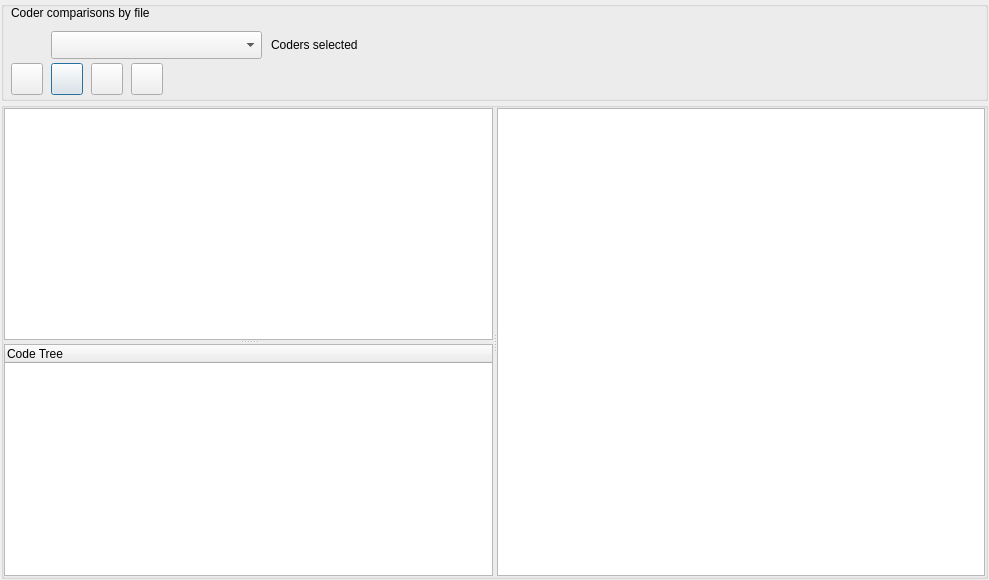
<?xml version="1.0" encoding="UTF-8"?>
<ui version="4.0">
 <class>Dialog_reportCompareCoderFile</class>
 <widget class="QDialog" name="Dialog_reportCompareCoderFile">
  <property name="windowModality">
   <enum>Qt::WindowModality::NonModal</enum>
  </property>
  <property name="geometry">
   <rect>
    <x>0</x>
    <y>0</y>
    <width>989</width>
    <height>580</height>
   </rect>
  </property>
  <property name="windowTitle">
   <string>Reports</string>
  </property>
  <layout class="QVBoxLayout" name="verticalLayout">
   <property name="spacing">
    <number>1</number>
   </property>
   <property name="leftMargin">
    <number>1</number>
   </property>
   <property name="topMargin">
    <number>1</number>
   </property>
   <property name="rightMargin">
    <number>1</number>
   </property>
   <property name="bottomMargin">
    <number>1</number>
   </property>
   <item>
    <widget class="QGroupBox" name="groupBox">
     <property name="sizePolicy">
      <sizepolicy hsizetype="Preferred" vsizetype="Preferred">
       <horstretch>0</horstretch>
       <verstretch>0</verstretch>
      </sizepolicy>
     </property>
     <property name="minimumSize">
      <size>
       <width>0</width>
       <height>100</height>
      </size>
     </property>
     <property name="maximumSize">
      <size>
       <width>16777215</width>
       <height>100</height>
      </size>
     </property>
     <property name="title">
      <string/>
     </property>
     <widget class="QLabel" name="label_coders">
      <property name="geometry">
       <rect>
        <x>10</x>
        <y>30</y>
        <width>32</width>
        <height>28</height>
       </rect>
      </property>
      <property name="minimumSize">
       <size>
        <width>32</width>
        <height>28</height>
       </size>
      </property>
      <property name="maximumSize">
       <size>
        <width>32</width>
        <height>28</height>
       </size>
      </property>
      <property name="toolTip">
       <string>Coders</string>
      </property>
      <property name="text">
       <string/>
      </property>
     </widget>
     <widget class="QComboBox" name="comboBox_coders">
      <property name="geometry">
       <rect>
        <x>50</x>
        <y>30</y>
        <width>211</width>
        <height>28</height>
       </rect>
      </property>
      <property name="toolTip">
       <string>Select two coders</string>
      </property>
     </widget>
     <widget class="QLabel" name="label_title">
      <property name="geometry">
       <rect>
        <x>10</x>
        <y>0</y>
        <width>291</width>
        <height>24</height>
       </rect>
      </property>
      <property name="toolTip">
       <string>To compare coding.
Select two coders, one file, one code.</string>
      </property>
      <property name="text">
       <string>Coder comparisons by file</string>
      </property>
     </widget>
     <widget class="QLabel" name="label_selections">
      <property name="geometry">
       <rect>
        <x>270</x>
        <y>30</y>
        <width>400</width>
        <height>28</height>
       </rect>
      </property>
      <property name="text">
       <string>Coders selected</string>
      </property>
     </widget>
     <widget class="QPushButton" name="pushButton_clear">
      <property name="geometry">
       <rect>
        <x>50</x>
        <y>62</y>
        <width>32</width>
        <height>32</height>
       </rect>
      </property>
      <property name="toolTip">
       <string>Clear selection</string>
      </property>
      <property name="text">
       <string/>
      </property>
     </widget>
     <widget class="QPushButton" name="pushButton_export_odt">
      <property name="geometry">
       <rect>
        <x>90</x>
        <y>62</y>
        <width>32</width>
        <height>32</height>
       </rect>
      </property>
      <property name="toolTip">
       <string>Export ODT file</string>
      </property>
      <property name="text">
       <string/>
      </property>
     </widget>
     <widget class="QPushButton" name="pushButton_run">
      <property name="geometry">
       <rect>
        <x>10</x>
        <y>62</y>
        <width>32</width>
        <height>32</height>
       </rect>
      </property>
      <property name="toolTip">
       <string>Run comparison.
Select 2 coders, 1 file, 1 code.</string>
      </property>
      <property name="text">
       <string/>
      </property>
     </widget>
     <widget class="QPushButton" name="pushButton_help1">
      <property name="geometry">
       <rect>
        <x>130</x>
        <y>62</y>
        <width>32</width>
        <height>32</height>
       </rect>
      </property>
      <property name="toolTip">
       <string>Statistics explanation</string>
      </property>
      <property name="text">
       <string/>
      </property>
     </widget>
    </widget>
   </item>
   <item>
    <widget class="QGroupBox" name="groupBox_2">
     <property name="title">
      <string/>
     </property>
     <layout class="QGridLayout" name="gridLayout">
      <property name="leftMargin">
       <number>0</number>
      </property>
      <property name="topMargin">
       <number>0</number>
      </property>
      <property name="rightMargin">
       <number>0</number>
      </property>
      <property name="bottomMargin">
       <number>0</number>
      </property>
      <property name="spacing">
       <number>0</number>
      </property>
      <item row="0" column="0">
       <widget class="QSplitter" name="splitter">
        <property name="orientation">
         <enum>Qt::Orientation::Horizontal</enum>
        </property>
        <widget class="QSplitter" name="splitter_vert">
         <property name="orientation">
          <enum>Qt::Orientation::Vertical</enum>
         </property>
         <widget class="QListWidget" name="listWidget_files"/>
         <widget class="QTreeWidget" name="treeWidget">
          <column>
           <property name="text">
            <string notr="true">Code Tree</string>
           </property>
          </column>
         </widget>
        </widget>
        <widget class="QTextEdit" name="textEdit">
         <property name="readOnly">
          <bool>true</bool>
         </property>
        </widget>
       </widget>
      </item>
     </layout>
    </widget>
   </item>
  </layout>
 </widget>
 <tabstops>
  <tabstop>comboBox_coders</tabstop>
  <tabstop>pushButton_run</tabstop>
  <tabstop>pushButton_clear</tabstop>
  <tabstop>pushButton_export_odt</tabstop>
  <tabstop>pushButton_help1</tabstop>
  <tabstop>listWidget_files</tabstop>
  <tabstop>treeWidget</tabstop>
  <tabstop>textEdit</tabstop>
 </tabstops>
 <resources/>
 <connections/>
</ui>
